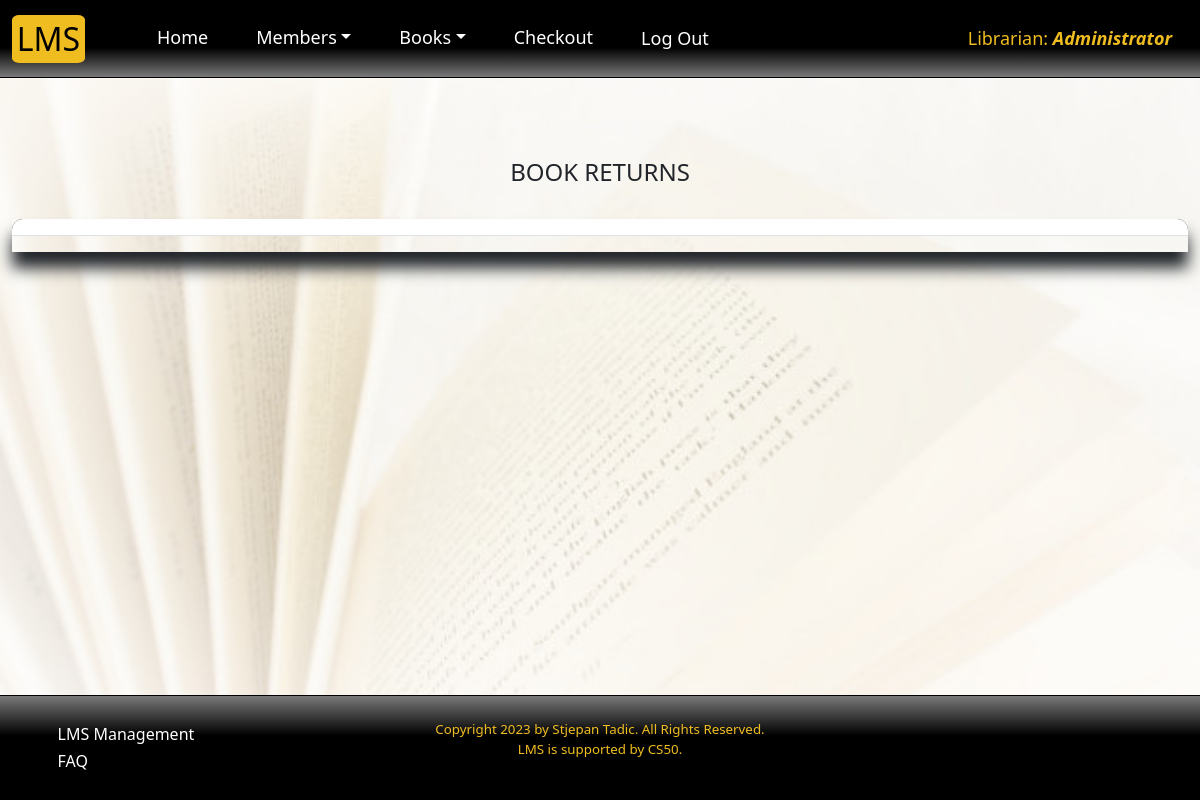
Page / (signed in) on the earlier database version.
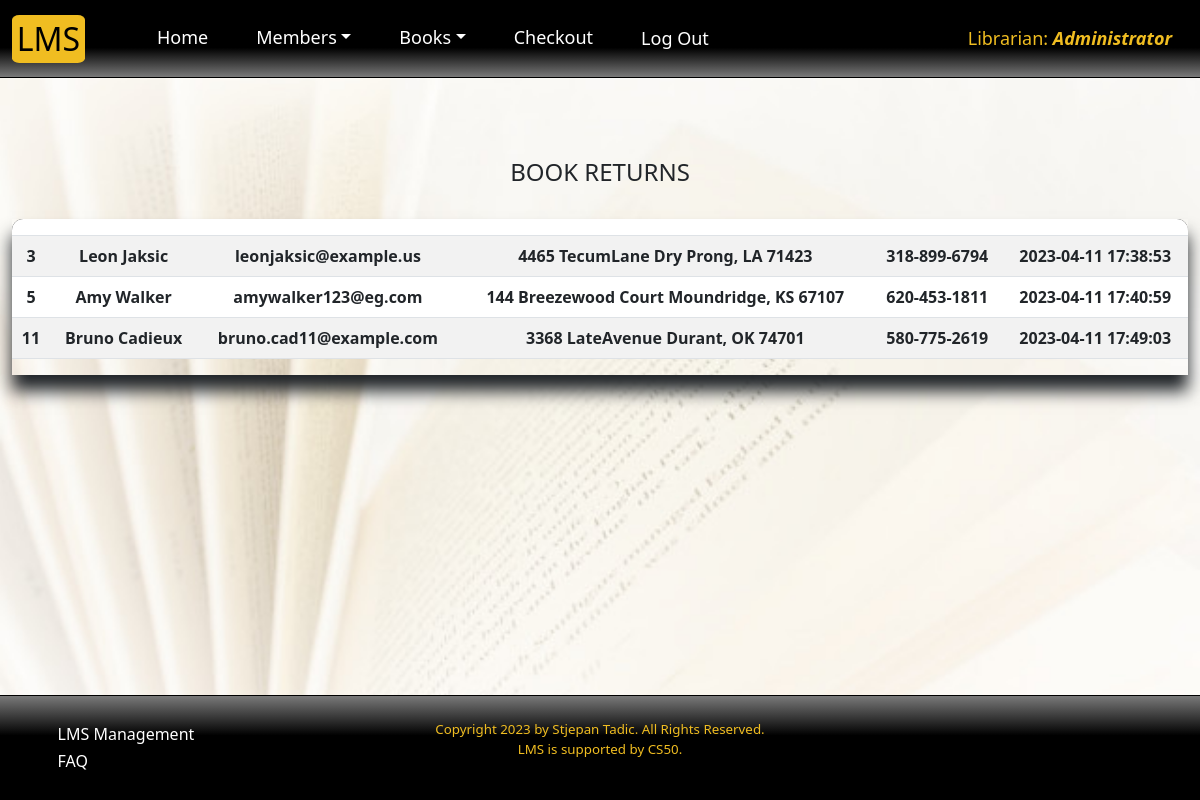
Same page on the later database version.
### tables this page shows
CREATE TABLE "members" ("member_id" INTEGER PRIMARY KEY AUTOINCREMENT UNIQUE NOT NULL, "name" TEXT NOT NULL, "email" TEXT NOT NULL, "address" TEXT NOT NULL, phone VARCHAR(20) NOT NULL,
"borrowed" INTEGER NOT NULL, time TIMESTAMP NOT NULL DEFAULT CURRENT_TIMESTAMP);

### app.py (the view)
@app.route('/')
@login_required
def index():
    user_id = session['user_id']
    name = db.execute('SELECT name FROM staff WHERE staff_id = ?', user_id)[0]['name']
    transactions = db.execute('SELECT * FROM transactions WHERE type = ?', 'borrow')
    members = db.execute('SELECT * FROM members')
    if request.method == 'GET':
        member_due = []
        for member in members:
            if member['borrowed'] > 0:
                member_due.append(member)
        return render_template('index.html', name=name, members=member_due)
    else:
        return render_template('index.html', name=name)

### app.py (called while the page is built)
@app.after_request
def after_request(response):
    response.headers["Cache-Control"] = "no-cache, no-store, must-revalidate"
    response.headers["Expires"] = 0
    response.headers["Pragma"] = "no-cache"
    return response

def login_required(f):
    @wraps(f)
    def decorated_function(*args, **kwargs):
        if session.get("user_id") is None:
            return redirect("/login")
        return f(*args, **kwargs)
    return decorated_function

### templates/index.html (shortened to what this page needs)
{% extends "layout.html" %}
{% block main %}
<h4 style="margin-bottom:2rem;">BOOK RETURNS</h4>
<div class="wrapper">
    <table class="table table-striped">
        <thead class="sticky-top table-top">
            <tr>
                <th scope="col" style="border-radius: 0.7rem 0 0 0;"></th>
                <th scope="col"></th>
                <th scope="col"></th>
                <th scope="col"></th>
                <th scope="col"></th>
                <th scope="col" style="border-radius: 0 0.7rem 0 0;"></th>
            </tr>
        </thead>
        <tbody>
            {% for member in members %}
                <tr class="row-data-index" id="{{ member.member_id }}" data-bs-toggle="collapse" data-bs-target="#{{ member.member_id }}">
                    <td class="mId">{{ member.member_id }}</td>
                    <td>{{ member.name }}</td>
                    <td>{{ member.email }}</td>
                    <td>{{ member.address }}</td>
                    <td>{{ member.phone }}</td>
                    <td>{{ member.time }}</td>
                </tr>
            {% endfor %}
        </tbody>
    </table>
</div>
{% endblock %}

Differences in the rows shown:
now on this page (row edited): members: member_id "3", name "Leon Jaksic", email "leonjaksic@example.us", address "4465 TecumLane Dry Prong, LA 71423", phone "318-899-6794", time "2023-04-11 17:38:53"
now on this page (row edited): members: member_id "5", name "Amy Walker", email "amywalker123@eg.com", address "144 Breezewood Court Moundridge, KS 67107", phone "620-453-1811", time "2023-04-11 17:40:59"
now on this page (row edited): members: member_id "11", name "Bruno Cadieux", email "bruno.cad11@example.com", address "3368 LateAvenue Durant, OK 74701", phone "580-775-2619", time "2023-04-11 17:49:03"
